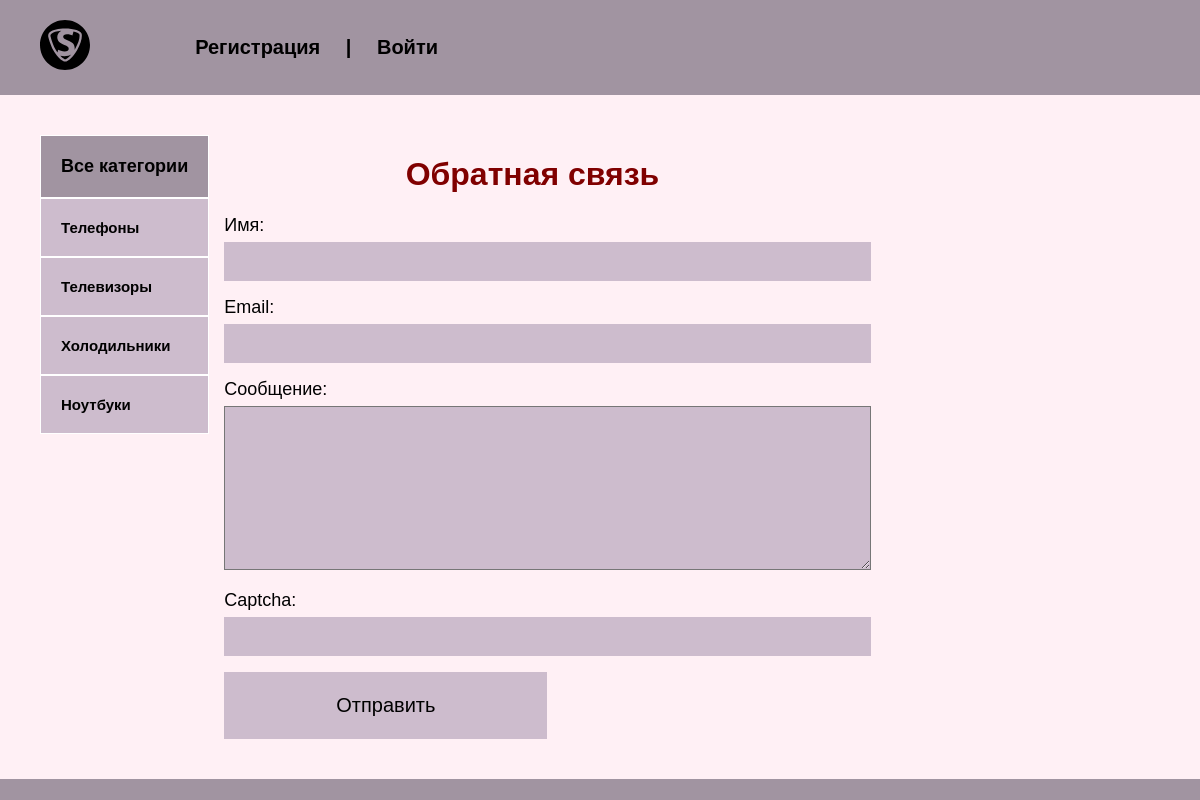
/contacts/, run on the app's committed database.
### shop/models.py (models this page shows, shortened)
class Category(models.Model):
    name = models.CharField(max_length=100, verbose_name='Название')
    slug = models.SlugField(max_length=100, unique=True, verbose_name='Ссылка')
    def get_absolute_url(self):
        return reverse('category', kwargs={'cat_slug': self.slug})
    class Meta:
        verbose_name = 'Категория'
        verbose_name_plural = 'Категории'

### shop/views.py (the view, shortened to what this page needs)
# urls.py: path('contacts/', ContactFormView.as_view(), name='contacts'),
class ContactFormView(DataMixin, FormView):
    form_class = ContactForm
    template_name = 'shop/contacts.html'
    success_url = reverse_lazy('index')
    def get_context_data(self, **kwargs):
        context = super().get_context_data(**kwargs)
        c_def = self.get_user_context(title='Обратная связь')
        return dict(list(context.items()) + list(c_def.items()))

### shop/forms.py
class ContactForm(forms.Form):
    name = forms.CharField(label='Имя', max_length=200)
    email = forms.EmailField()
    content = forms.CharField(label='Сообщение',
                              widget=forms.Textarea(attrs={'cols': 60, 'rows': 10}))
    captcha = CaptchaField(label='Введите текст с картинки')

### shop/templatetags/shop_tags.py (called while the page is built)
@register.inclusion_tag('shop/list_categories.html')
def show_categories(sort=None, cat_selected=0):
    if not sort:
        cats = Category.objects.all()
    else:
        cats = Category.objects.order_by(sort)
    context = {'cats': cats, 'cat_selected': cat_selected}
    return context

### shop/utils.py (called while the page is built)
    def get_user_context(self, **kwargs):
        context = kwargs
        cats = Category.objects.annotate(Count('shop'))
        user_menu = menu.copy()
        if not self.request.user.is_authenticated:
            user_menu.pop(0)
        context['menu'] = user_menu
        context['cats'] = cats
        if 'cat_selected' not in context:
            context['cat_selected'] = 0
        return context

### shop/templates/shop/contacts.html (shortened to what this page needs)
{% extends 'shop/base.html' %}
{% block content %}
<h1>{{ title }}</h1>
<form method="post">
    {{ form.as_p }}
    <button>Отправить</button>
</form>
{% endblock %}

### shop/templates/shop/list_categories.html
{% for c in cats %}
    {% if c.pk == cat_selected %}
        <li class="selected">{{ c.name }}</li>
    {% else %}
        <li><a href="{{ c.get_absolute_url }}"> {{ c.name }}</a></li>
    {% endif %}
{% endfor %}

### shop/static/css/style.css (style rules this page uses)
body { margin: 0; padding: 0; background: #a194a1; font-family: Verdana, Geneva, Tahoma, sans-serif; }
a { color: #000000; text-decoration: none; padding: 20px; }
.sidebar a { padding: 20px; display: block; border: 1px solid #FFF; background: #cdbccd; font-weight: bold; font-size: 15px; }
.main h1 { color: #800000; text-align: center; }
button { background: #cdbccd; border: 2px solid #cdbccd; width: 50%; padding: 20px; font-size: 20px; margin-left: 55px; cursor: pointer; }
input { background: #cdbccd; border: 2px solid #cdbccd; width: 20%; padding: 20px; font-size: 20px; cursor: pointer; }
form label { margin-left: 15px; font-size: 18px; }
form button { margin-left: 15px; }
input, textarea { width: 100%; margin-top: 6px; margin-left: 15px; padding: 6px; box-sizing: border-box; background: #cdbccd; }
label { margin-left: 15px; font-size: 20px; }

### data on the page
Category: name "Телефоны"
Category: name "Телевизоры"
Category: name "Холодильники"
Category: name "Ноутбуки"

### other printed values
{{ title }} "Обратная связь"
